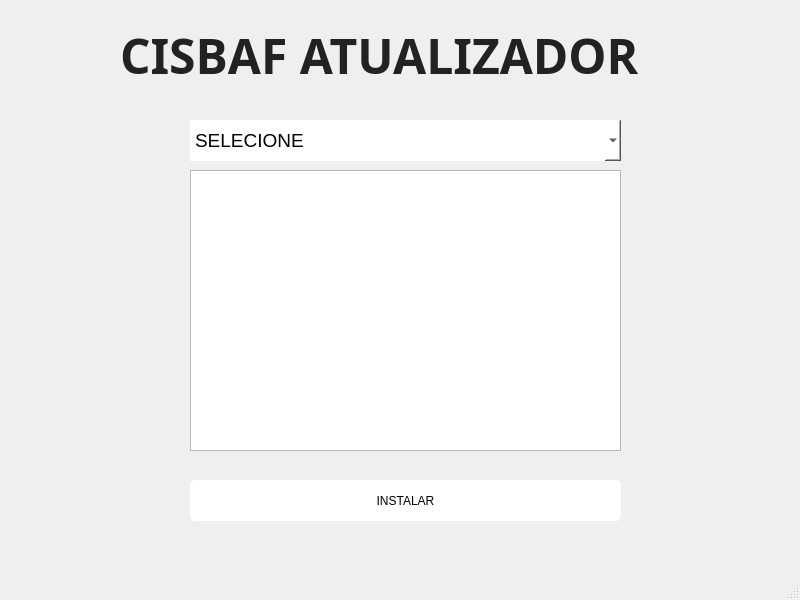
<?xml version="1.0" encoding="UTF-8"?>
<ui version="4.0">
 <class>MainWindow</class>
 <widget class="QMainWindow" name="MainWindow">
  <property name="geometry">
   <rect>
    <x>0</x>
    <y>0</y>
    <width>800</width>
    <height>600</height>
   </rect>
  </property>
  <property name="minimumSize">
   <size>
    <width>800</width>
    <height>600</height>
   </size>
  </property>
  <property name="maximumSize">
   <size>
    <width>800</width>
    <height>600</height>
   </size>
  </property>
  <property name="windowTitle">
   <string>CISBAF ATUALIZADOR</string>
  </property>
  <property name="styleSheet">
   <string notr="true">QWidget#centralwidget

{
	background-image: url(:/img/img/fundo.jpg);
}</string>
  </property>
  <property name="toolButtonStyle">
   <enum>Qt::ToolButtonIconOnly</enum>
  </property>
  <widget class="QWidget" name="centralwidget">
   <widget class="QLabel" name="label">
    <property name="geometry">
     <rect>
      <x>120</x>
      <y>30</y>
      <width>591</width>
      <height>51</height>
     </rect>
    </property>
    <property name="font">
     <font>
      <family>Arial Black</family>
      <pointsize>36</pointsize>
      <weight>75</weight>
      <italic>false</italic>
      <bold>true</bold>
     </font>
    </property>
    <property name="styleSheet">
     <string notr="true">color: rgb(34, 34, 34);
</string>
    </property>
    <property name="text">
     <string>CISBAF ATUALIZADOR</string>
    </property>
   </widget>
   <widget class="QLabel" name="label_2">
    <property name="geometry">
     <rect>
      <x>190</x>
      <y>90</y>
      <width>581</width>
      <height>31</height>
     </rect>
    </property>
    <property name="font">
     <font>
      <pointsize>14</pointsize>
     </font>
    </property>
    <property name="layoutDirection">
     <enum>Qt::LeftToRight</enum>
    </property>
    <property name="styleSheet">
     <string notr="true">align-text: center;</string>
    </property>
    <property name="text">
     <string/>
    </property>
   </widget>
   <widget class="QListWidget" name="listWidget">
    <property name="geometry">
     <rect>
      <x>190</x>
      <y>170</y>
      <width>431</width>
      <height>281</height>
     </rect>
    </property>
    <property name="font">
     <font>
      <pointsize>12</pointsize>
     </font>
    </property>
    <property name="autoFillBackground">
     <bool>false</bool>
    </property>
    <property name="styleSheet">
     <string notr="true"/>
    </property>
   </widget>
   <widget class="QComboBox" name="comboBox">
    <property name="geometry">
     <rect>
      <x>190</x>
      <y>120</y>
      <width>431</width>
      <height>41</height>
     </rect>
    </property>
    <property name="font">
     <font>
      <pointsize>14</pointsize>
     </font>
    </property>
    <property name="layoutDirection">
     <enum>Qt::LeftToRight</enum>
    </property>
    <property name="autoFillBackground">
     <bool>false</bool>
    </property>
    <property name="styleSheet">
     <string notr="true">QComboBox{
	text-align: center;
	background-color: white;
	border: 5px;

}
QComboBox:hover{
	
	background-color: rgb(231, 231, 231);

}</string>
    </property>
    <item>
     <property name="text">
      <string>SELECIONE</string>
     </property>
    </item>
    <item>
     <property name="text">
      <string>CM</string>
     </property>
    </item>
    <item>
     <property name="text">
      <string>GP</string>
     </property>
    </item>
    <item>
     <property name="text">
      <string>LC</string>
     </property>
    </item>
    <item>
     <property name="text">
      <string>PP</string>
     </property>
    </item>
    <item>
     <property name="text">
      <string>TP</string>
     </property>
    </item>
    <item>
     <property name="text">
      <string>CPNBCASP</string>
     </property>
    </item>
   </widget>
   <widget class="QPushButton" name="pushButton">
    <property name="geometry">
     <rect>
      <x>190</x>
      <y>480</y>
      <width>431</width>
      <height>41</height>
     </rect>
    </property>
    <property name="styleSheet">
     <string notr="true">QPushButton{
	border-radius: 5px;
	background-color: rgb(255, 255, 255);

}	

QPushButton:hover{
	background-color: rgb(231, 231, 231);

}</string>
    </property>
    <property name="text">
     <string>INSTALAR</string>
    </property>
   </widget>
   <widget class="QPushButton" name="pushButton_2">
    <property name="geometry">
     <rect>
      <x>720</x>
      <y>480</y>
      <width>61</width>
      <height>61</height>
     </rect>
    </property>
    <property name="styleSheet">
     <string notr="true">
QPushButton{
	border-radius:50px;
    background-image: url(:/img/img/pythonpy.png);
    background-repeat: no-repeat;
    background-position: center
}
QPushButton:hover{
	background-color:red;
}</string>
    </property>
    <property name="text">
     <string/>
    </property>
   </widget>
   <widget class="QLabel" name="label_3">
    <property name="geometry">
     <rect>
      <x>580</x>
      <y>95</y>
      <width>20</width>
      <height>23</height>
     </rect>
    </property>
    <property name="font">
     <font>
      <pointsize>14</pointsize>
     </font>
    </property>
    <property name="text">
     <string/>
    </property>
   </widget>
   <zorder>label_2</zorder>
   <zorder>listWidget</zorder>
   <zorder>comboBox</zorder>
   <zorder>pushButton</zorder>
   <zorder>label</zorder>
   <zorder>pushButton_2</zorder>
   <zorder>label_3</zorder>
  </widget>
  <widget class="QStatusBar" name="statusbar"/>
 </widget>
 <resources>
  <include location="file_rc.qrc"/>
 </resources>
 <connections/>
</ui>
